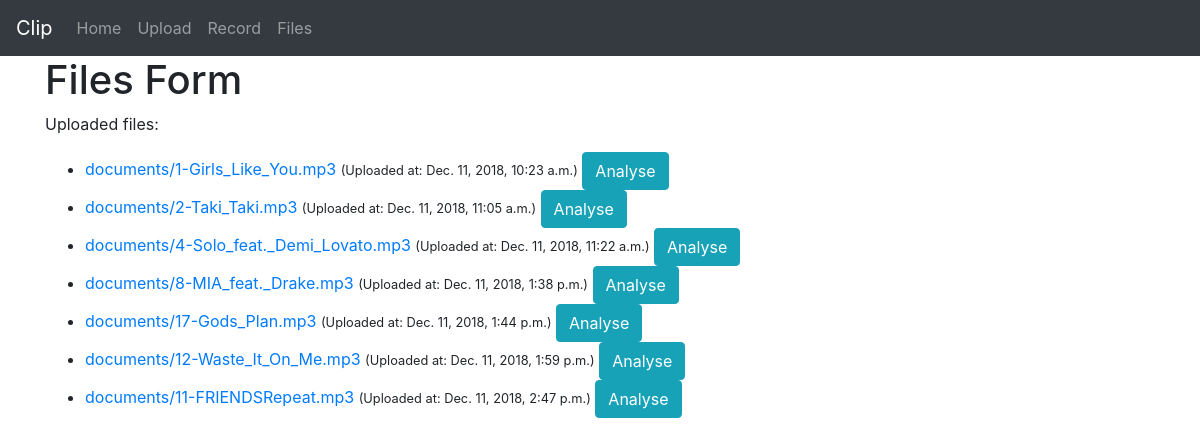
The page /files/ on the database as committed earlier.
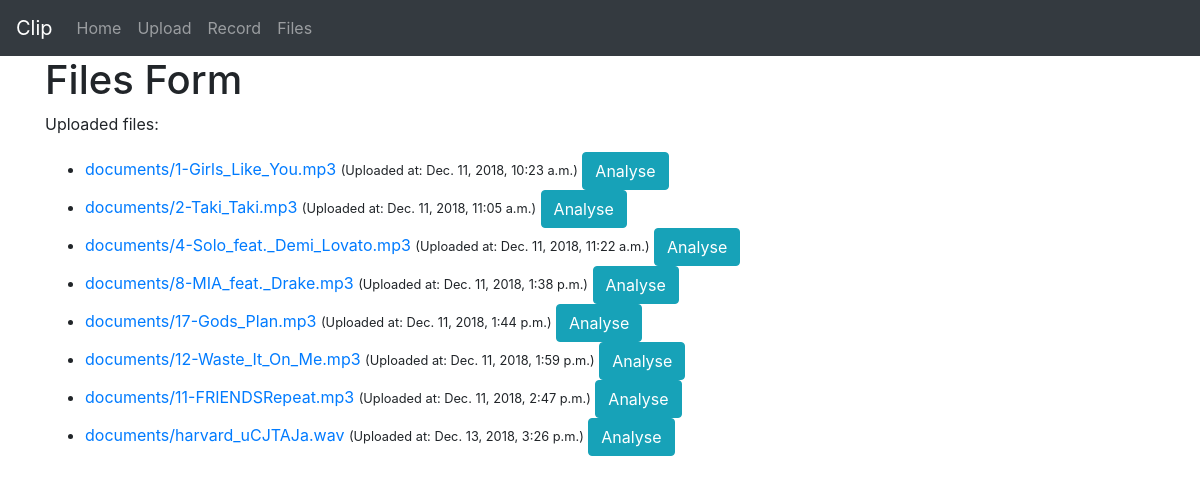
The same page on the database as committed later.
### package_select/models.py (models this page shows)
class Document(models.Model):
    description = models.CharField(max_length=255, blank=True)
    document = models.FileField(upload_to='documents/')
    uploaded_at = models.DateTimeField(auto_now_add=True)

### package_select/views.py (the view)
# urls.py: path('files/', FilesList.as_view(), name="files"),
class FilesList(TemplateView):
    template_name = "package_select/files.html"
    def get(self, request, *args, **kwargs):
        documents = Document.objects.all()
        return render(request, 'package_select/files.html', {'documents': documents})

### package_select/templates/package_select/files.html (shortened to what this page needs)
{% include 'package_select/base.html' %}
<body>
    <div class="container">
      <h1>Files Form</h1>
      {% block content %}
      <form method="post" enctype="multipart/form-data">
        <p>Uploaded files:</p>
          <ul>
            {% for obj in documents %}
              <li>
                <a href="{{ obj.document.url }}">{{ obj.document.name }}</a>
                <small>(Uploaded at: {{ obj.uploaded_at }})</small>
                <button data-id="{{obj.id}}" id="analyse_button" type="button" class="btn btn-info" data-toggle="modal">Analyse</button>
              </li>
            {% endfor %}
          </ul>
      </form>
    {% endblock %}
    </div>
</body>

Rows that differ between the two databases and show on the page:
added Document: document.name "documents/harvard_uCJTAJa.wav", uploaded_at "Dec. 13, 2018, 3:26 p.m."
